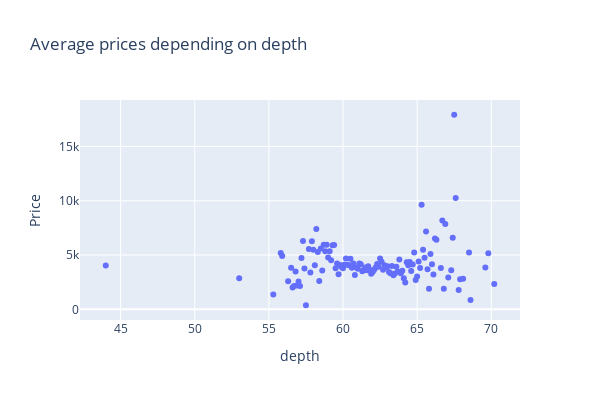
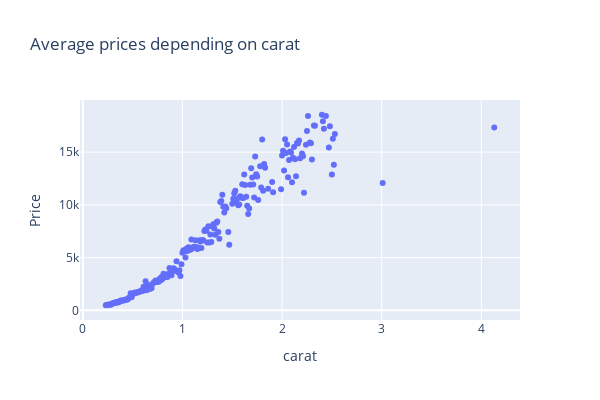
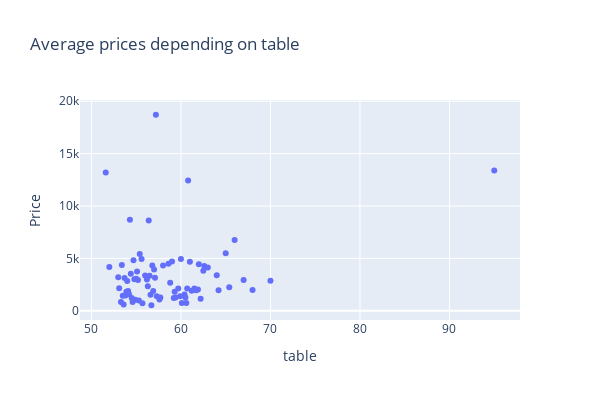
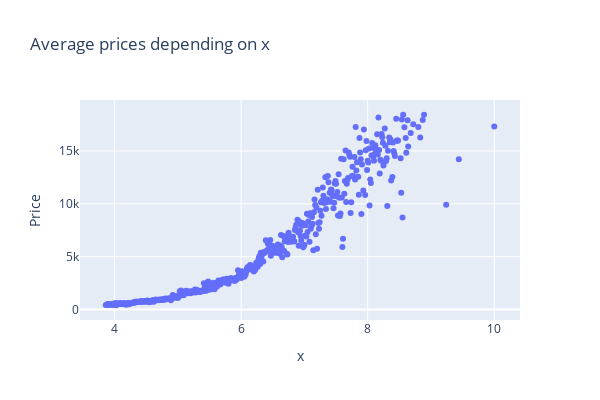

Write notebook code for charts like these, in order.
### Markdown cell above
We study the relationship between numerical features and the average price of diamonds. This analysis can help us understand how each feature influences the price.

### Code cell
import plotly.express as px

feat = ['depth', 'carat', 'table', 'x', 'y', 'z']

for x_var in feat:
    df_temp = data.groupby([x_var])['price'].mean().reset_index()

    fig = px.scatter(df_temp, x=x_var, y="price", 
                     title=f"Average prices depending on {x_var}",
                     labels={x_var: x_var, "price": "Price"})
    fig.update_layout(width=600, height=400)  # Set width and height of the graph
    fig.show()

### Figure 1 — Plotly figure (JSON) as saved in the notebook; plotly's stock layout.template omitted (floating-point values rounded to 4 significant figures)
{"data": [{"hovertemplate": "depth=%{x}<br>Price=%{y}<extra></extra>", "legendgroup": "", "marker": {"color": "#636efa", "symbol": "circle"}, "mode": "markers", "name": "", "orientation": "v", "showlegend": false, "type": "scatter", "x": [44, 53, 55.3, 55.8, 55.9, 56.3, 56.5, 56.6, 56.7, 56.8, 56.9, 57, 57.1, 57.2, 57.3, 57.4, 57.5, 57.7, 57.8, 57.9, 58, 58.1, 58.2, 58.3, 58.4, 58.5, 58.6, 58.7, 58.8, 58.9, 59, 59.1, 59.2, 59.3, 59.4, 59.5, 59.6, 59.7, 59.8, 59.9, 60, 60.1, 60.2, 60.3, 60.4, 60.5, 60.6, 60.7, 60.8, 60.9, 61, 61.1, 61.2, 61.3, 61.4, 61.5, 61.6, 61.7, 61.8, 61.9, 62, 62.1, 62.2, 62.3, 62.4, 62.5, 62.6, 62.7, 62.8, 62.9, 63, 63.1, 63.2, 63.3, 63.4, 63.5, 63.6, 63.7, 63.8, 63.9, 64, 64.1, 64.2, 64.3, 64.4, 64.5, 64.6, 64.7, 64.8, 64.9, 65, 65.1, 65.2, 65.3, 65.4, 65.5, 65.6, 65.7, 65.8, 65.9, 66, 66.1, 66.2, 66.3, 66.6, 66.7, 66.8, 66.9, 67.1, 67.3, 67.4, 67.5, 67.6, 67.8, 67.9, 68.1, 68.5, 68.6, 69.6, 69.8, 70.2], "xaxis": "x", "y": [4032, 2856, 1367, 5184, 4903, 2595.0, 3830.0, 2015, 2160.0, 3492.0, 2204, 2570.0, 2160.0, 4730.0, 6285, 3759, 377, 5551, 3401.0, 6260.0, 5495.0, 4053.0, 7397.0, 5283.0, 2616.0, 5602.0, 3571.0, 5959.0, 5357.0, 5936.0, 4779.0, 5359.0, 4518, 5897.0, 5918.0, 3786.0, 4228.0, 3231.0, 4088.0, 3889.0, 3792.0, 4110.0, 4683.0, 4112.0, 4063.0, 4666.0, 3839.0, 4214.0, 3152.0, 3860.0, 3743.0, 4225.0, 4149.0, 3517.0, 3620.0, 3849.0, 3608.0, 3957.0, 3637.0, 3281.0, 3437.0, 3637.0, 3858.0, 4177.0, 3915.0, 4670.0, 4391.0, 3639.0, 4067.0, 3875.0, 3969.0, 3428.0, 3315.0, 3988.0, 3142.0, 3289.0, 3912.0, 3478.0, 4585.0, 3314.0, 3561.0, 2852.0, 2462.0, 4335.0, 4051.0, 4364.0, 3524.0, 4133.0, 5225.0, 2708.0, 3036.0, 4398.0, 3801.0, 9639, 5483.0, 4744.0, 7174.0, 3681, 1902.0, 5092.0, 4146.0, 3197, 6520, 6399.0, 3808.0, 8190.0, 1900.0, 7856.0, 2942, 3597, 6597, 17917, 10250.0, 1770, 2777, 2811, 5240, 871, 3862, 5174.0, 2326], "yaxis": "y"}], "layout": {"height": 400, "legend": {"tracegroupgap": 0}, "title": {"text": "Average prices depending on depth"}, "width": 600, "xaxis": {"anchor": "y", "domain": [0, 1], "title": {"text": "depth"}}, "yaxis": {"anchor": "x", "domain": [0, 1], "title": {"text": "Price"}}}}

### Figure 2 — Plotly figure (JSON) as saved in the notebook; plotly's stock layout.template omitted (floating-point values rounded to 4 significant figures; data arrays with more than 128 entries replaced by an {"elided": "..."} marker saying what was removed)
{"data": [{"hovertemplate": "carat=%{x}<br>Price=%{y}<extra></extra>", "legendgroup": "", "marker": {"color": "#636efa", "symbol": "circle"}, "mode": "markers", "name": "", "orientation": "v", "showlegend": false, "type": "scatter", "x": {"elided": "202 float values"}, "xaxis": "x", "y": {"elided": "202 float values"}, "yaxis": "y"}], "layout": {"height": 400, "legend": {"tracegroupgap": 0}, "title": {"text": "Average prices depending on carat"}, "width": 600, "xaxis": {"anchor": "y", "domain": [0, 1], "title": {"text": "carat"}}, "yaxis": {"anchor": "x", "domain": [0, 1], "title": {"text": "Price"}}}}

### Figure 3 — Plotly figure (JSON) as saved in the notebook; plotly's stock layout.template omitted (floating-point values rounded to 4 significant figures)
{"data": [{"hovertemplate": "table=%{x}<br>Price=%{y}<extra></extra>", "legendgroup": "", "marker": {"color": "#636efa", "symbol": "circle"}, "mode": "markers", "name": "", "orientation": "v", "showlegend": false, "type": "scatter", "x": [51.6, 52, 53, 53.1, 53.3, 53.4, 53.5, 53.6, 53.7, 53.8, 53.9, 54, 54.1, 54.2, 54.3, 54.4, 54.5, 54.6, 54.7, 54.8, 54.9, 55, 55.1, 55.2, 55.3, 55.4, 55.6, 55.7, 56, 56.2, 56.3, 56.4, 56.5, 56.6, 56.7, 56.8, 56.9, 57, 57.1, 57.2, 57.3, 57.6, 57.7, 58, 58.6, 58.8, 59, 59.2, 59.3, 59.4, 59.7, 59.9, 60, 60.1, 60.4, 60.5, 60.6, 60.7, 60.8, 61, 61.2, 61.5, 61.7, 61.9, 62, 62.2, 62.5, 62.6, 63, 64, 64.2, 65, 65.4, 66, 67, 68, 70, 95], "xaxis": "x", "y": [13203, 4180.0, 3198.0, 2145, 832, 4369, 1424, 601, 3122.0, 1447.0, 1806.0, 2854.0, 1886, 1574, 8687, 3523.0, 1222, 832, 4824.0, 3006.0, 1046, 3069.0, 3755.0, 2943.0, 974.3, 5422, 4940.0, 713, 3357.0, 2982, 2344.0, 8626.0, 3334.0, 1523, 529, 4329, 1885, 3936.0, 3154.0, 18705, 1384, 1089, 1280, 4323.0, 4488, 2673, 4710.0, 1228, 1828, 1262, 2131, 1400.0, 4938.0, 754, 1565, 1276.0, 743, 2126.0, 12429, 4674.0, 1910, 2132, 1951, 2041, 4441.0, 1144, 3816, 4274, 4129.0, 3402.0, 1971, 5483.0, 2235, 6756.0, 2949, 1982, 2859, 13387], "yaxis": "y"}], "layout": {"height": 400, "legend": {"tracegroupgap": 0}, "title": {"text": "Average prices depending on table"}, "width": 600, "xaxis": {"anchor": "y", "domain": [0, 1], "title": {"text": "table"}}, "yaxis": {"anchor": "x", "domain": [0, 1], "title": {"text": "Price"}}}}

### Figure 4 — Plotly figure (JSON) as saved in the notebook; plotly's stock layout.template omitted (floating-point values rounded to 4 significant figures; data arrays with more than 128 entries replaced by an {"elided": "..."} marker saying what was removed)
{"data": [{"hovertemplate": "x=%{x}<br>Price=%{y}<extra></extra>", "legendgroup": "", "marker": {"color": "#636efa", "symbol": "circle"}, "mode": "markers", "name": "", "orientation": "v", "showlegend": false, "type": "scatter", "x": {"elided": "473 float values"}, "xaxis": "x", "y": {"elided": "473 float values"}, "yaxis": "y"}], "layout": {"height": 400, "legend": {"tracegroupgap": 0}, "title": {"text": "Average prices depending on x"}, "width": 600, "xaxis": {"anchor": "y", "domain": [0, 1], "title": {"text": "x"}}, "yaxis": {"anchor": "x", "domain": [0, 1], "title": {"text": "Price"}}}}
